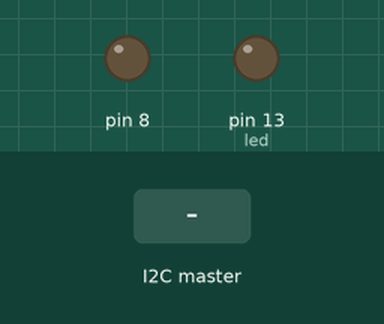
This sketch was run on a simulated Arduino Uno, built with avr-gcc and run on an emulated ATmega328P. Parts: output pins drawn as LEDs (lit = HIGH). The inputs (shaded band) are chosen by the test bench.

Above: at 1.2 s.
1.3 s: the I2C master sends the byte 200
At 2.4 s:
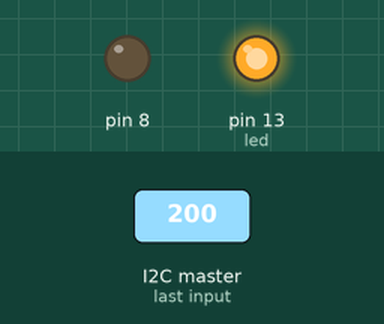
2.8 s: the I2C master sends the byte 1
At 3.5 s:
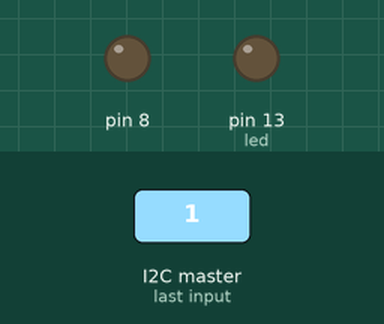
Timing chart, 0 to 5.8 s (numbered marks = the images above; inputs shaded):
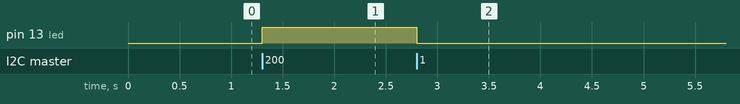

The sketch:

if3210_arduino_135171372.ino
```cpp
#include <Wire.h>

int led = 13;

int pot;

void setup()
{
  Serial.begin(9600);
  Wire.begin(8);
  Wire.onReceive(dataReceived);
  pinMode(8, OUTPUT);
  pinMode(led, OUTPUT);
}

void loop()
{
}

void dataReceived(int howMany)
{
  pot = Wire.read();
  analogWrite(led, pot);
}
```

Measured:
- after the input at 1.3 s, pin 13 (led): LOW → HIGH at once
- after the input at 2.8 s, pin 13 (led): HIGH → LOW at once
